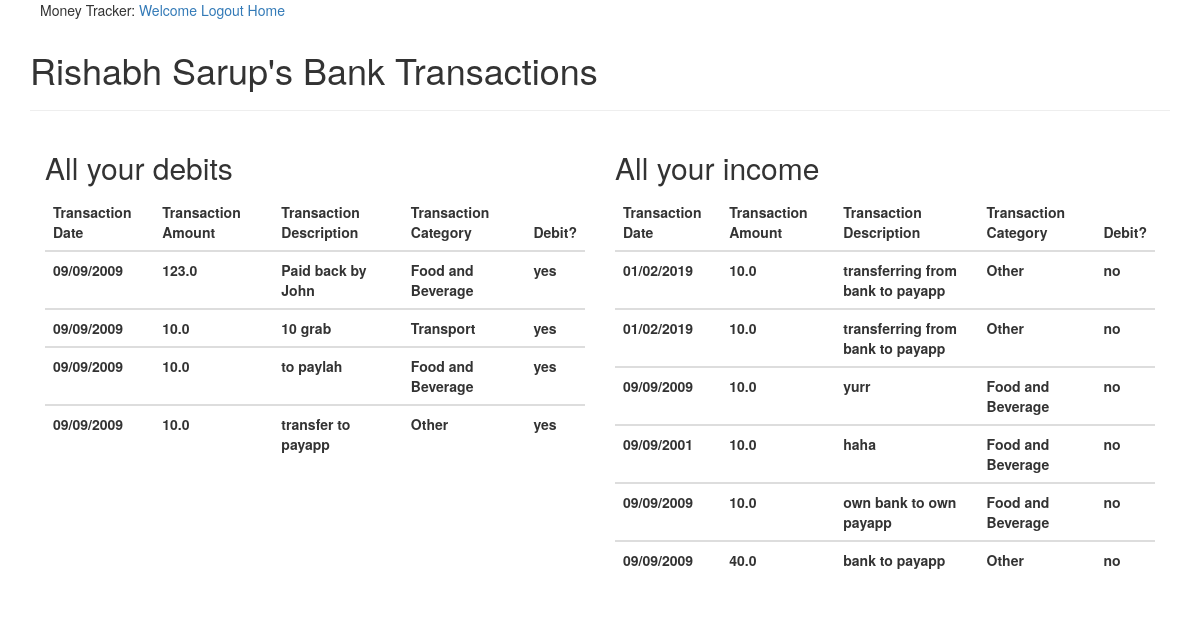
The app's page /allbanktransaction (signed in) with its own data.
### app/models.py (models this page shows, shortened)
class User(UserMixin, db.Model):
    id = db.Column(db.Integer, primary_key=True)
    username = db.Column(db.String(64), index=True, unique=True)
    email = db.Column(db.String(120), index=True, unique=True)
    cashBalance = db.Column(db.Float, index = True)
    bankBalance = db.Column(db.Float, index = True)
    payappBalance = db.Column(db.Float, index = True)
    password_hash = db.Column(db.String(128))
    allTransactions = db.relationship('Transaction', backref = 'spender',lazy = 'dynamic')

class Transaction(db.Model):
    id = db.Column(db.Integer, primary_key=True)
    user_id = db.Column(db.Integer, db.ForeignKey('user.id')) #The user that the transaction is associated with.
    date = db.Column(db.String, index = True)
    debit = db.Column(db.Boolean, index = True) # True if the amount is to be subtracted, false if it is actually a credit
    amount = db.Column(db.Float, index = True)
    description = db.Column(db.String(255), index = True)
    category = db.Column(db.String(255), index = True)
    type = db.Column(db.String(255), index = True)
    transtype = db.Column(db.String(255), index = True)

### app/routes.py (the view)
@app.route('/allbanktransaction')
@login_required
def allbanktransaction():
    if current_user.is_anonymous:
        return redirect(url_for(login))
    user = current_user
    transactions = current_user.allTransactions
    banklist = []
    for transaction in transactions:
        if transaction.type == 'Bank':
            banklist.append(transaction)
    return render_template('banktransactions.html', user = user, transactions = banklist)

### app/models.py (called while the page is built)
@login.user_loader
def load_user(id):
    return User.query.get(int(id))

### app/templates/banktransactions.html
{% extends "base.html" %}
{% block app_content %}
<h1> {{user.username}}'s Bank Transactions </h1>
<hr>
<div class = col-md-6>
   <h2> All your debits </h2>
  <table class = "table">
  <thead class = "thead-light">
  <tr>
    <th scope = "col"> Transaction Date </th>
    <th scope = "col"> Transaction Amount </th>
    <th scope = "col"> Transaction Description </th>
    <th scope = "col"> Transaction Category </th>
    <th scope = "col"> Debit? </th>
  </tr>
  </thead>
  {% for transaction in transactions %}
  {%if transaction.debit == True %}
  <tbody class = "tbody light">
  <th scope = "row"> {{transaction.date}} </th>
  <th scope = "row"> {{transaction.amount}} </th>
  <th scope = "row"> {{transaction.description}} </th>
  <th scope = "row"> {{transaction.category}} </th>
  <th scope = "row">{% if transaction.debit %} yes {% else %} no {% endif %}</th>
  </tbody>
  {% endif %}
  {% endfor %}
</table>
</div>
<div class = col-md-6>
    <h2> All your income </h2>
   <table class = "table">
   <thead class = "thead-light">
   <tr>
     <th scope = "col"> Transaction Date </th>
     <th scope = "col"> Transaction Amount </th>
     <th scope = "col"> Transaction Description </th>
     <th scope = "col"> Transaction Category </th>
     <th scope = "col"> Debit? </th>
   </tr>
   </thead>
   {% for transaction in transactions %}
   {%if transaction.debit == False %}
   <tbody class = "tbody light">
   <th scope = "row"> {{transaction.date}} </th>
   <th scope = "row"> {{transaction.amount}} </th>
   <th scope = "row"> {{transaction.description}} </th>
   <th scope = "row"> {{transaction.category}} </th>
   <th scope = "row">{% if transaction.debit %} yes {% else %} no {% endif %}</th>
   </tbody>
   {% endif %}
   {% endfor %}
 </table>
 </div>
{% endblock %}

### records on screen
User: username "Rishabh Sarup"
Transaction: debit "yes"
Transaction: debit "yes"
Transaction: debit "yes"
Transaction: debit "yes"
Transaction: debit "no"
Transaction: debit "no"
Transaction: debit "no"
Transaction: debit "no"
Transaction: debit "no"
Transaction: debit "no"
